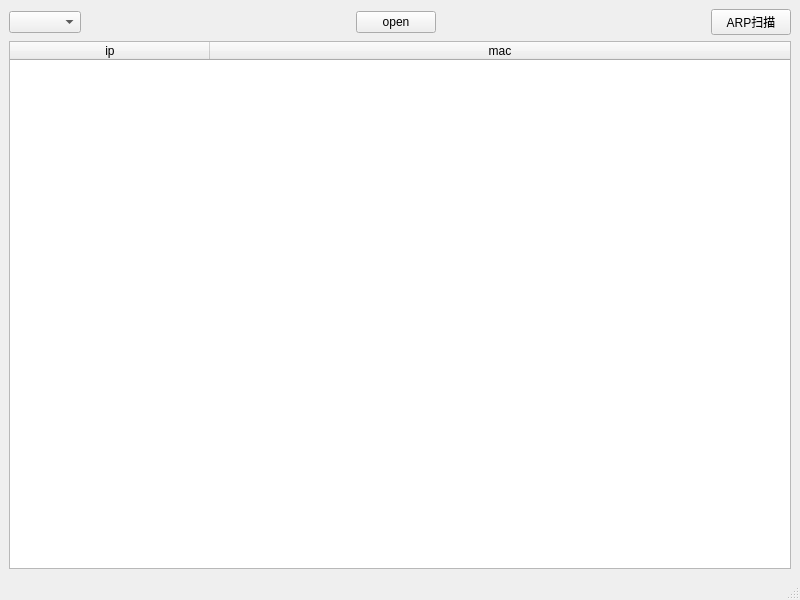
<?xml version="1.0" encoding="UTF-8"?>
<ui version="4.0">
 <class>MainWindow</class>
 <widget class="QMainWindow" name="MainWindow">
  <property name="geometry">
   <rect>
    <x>0</x>
    <y>0</y>
    <width>800</width>
    <height>600</height>
   </rect>
  </property>
  <property name="windowTitle">
   <string>MainWindow</string>
  </property>
  <widget class="QWidget" name="centralwidget">
   <layout class="QVBoxLayout" name="verticalLayout">
    <item>
     <layout class="QHBoxLayout" name="horizontalLayout">
      <item>
       <widget class="QComboBox" name="netInterfaceComboBox"/>
      </item>
      <item>
       <spacer name="horizontalSpacer">
        <property name="orientation">
         <enum>Qt::Horizontal</enum>
        </property>
        <property name="sizeHint" stdset="0">
         <size>
          <width>40</width>
          <height>20</height>
         </size>
        </property>
       </spacer>
      </item>
      <item>
       <widget class="QPushButton" name="openNetInterfaceBtn">
        <property name="text">
         <string>open</string>
        </property>
       </widget>
      </item>
      <item>
       <spacer name="horizontalSpacer_2">
        <property name="orientation">
         <enum>Qt::Horizontal</enum>
        </property>
        <property name="sizeHint" stdset="0">
         <size>
          <width>40</width>
          <height>20</height>
         </size>
        </property>
       </spacer>
      </item>
      <item>
       <widget class="QPushButton" name="arpScan">
        <property name="text">
         <string>ARP扫描</string>
        </property>
       </widget>
      </item>
     </layout>
    </item>
    <item>
     <widget class="QTableWidget" name="tableWidget">
      <attribute name="horizontalHeaderCascadingSectionResizes">
       <bool>false</bool>
      </attribute>
      <attribute name="horizontalHeaderDefaultSectionSize">
       <number>200</number>
      </attribute>
      <attribute name="horizontalHeaderStretchLastSection">
       <bool>true</bool>
      </attribute>
      <column>
       <property name="text">
        <string>ip</string>
       </property>
      </column>
      <column>
       <property name="text">
        <string>mac</string>
       </property>
      </column>
     </widget>
    </item>
   </layout>
  </widget>
  <widget class="QMenuBar" name="menubar">
   <property name="geometry">
    <rect>
     <x>0</x>
     <y>0</y>
     <width>800</width>
     <height>21</height>
    </rect>
   </property>
  </widget>
  <widget class="QStatusBar" name="statusbar"/>
 </widget>
 <resources/>
 <connections/>
</ui>
